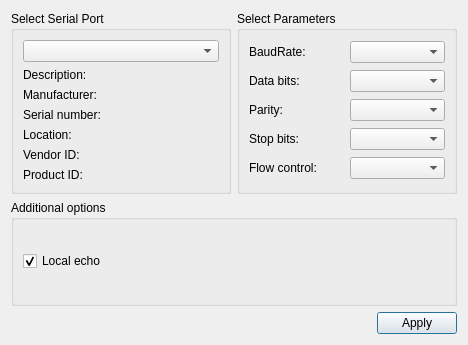
<?xml version="1.0" encoding="UTF-8"?>
<ui version="4.0">
 <class>SettingsDialog</class>
 <widget class="QDialog" name="SettingsDialog">
  <property name="geometry">
   <rect>
    <x>0</x>
    <y>0</y>
    <width>468</width>
    <height>345</height>
   </rect>
  </property>
  <property name="windowTitle">
   <string>Settings</string>
  </property>
  <layout class="QGridLayout" name="gridLayout_3">
   <item row="0" column="1">
    <widget class="QGroupBox" name="parametersBox">
     <property name="title">
      <string>Select Parameters</string>
     </property>
     <layout class="QGridLayout" name="gridLayout_2">
      <item row="0" column="0">
       <widget class="QLabel" name="baudRateLabel">
        <property name="text">
         <string>BaudRate:</string>
        </property>
       </widget>
      </item>
      <item row="0" column="1">
       <widget class="QComboBox" name="baudRateBox"/>
      </item>
      <item row="1" column="0">
       <widget class="QLabel" name="dataBitsLabel">
        <property name="text">
         <string>Data bits:</string>
        </property>
       </widget>
      </item>
      <item row="1" column="1">
       <widget class="QComboBox" name="dataBitsBox"/>
      </item>
      <item row="2" column="0">
       <widget class="QLabel" name="parityLabel">
        <property name="text">
         <string>Parity:</string>
        </property>
       </widget>
      </item>
      <item row="2" column="1">
       <widget class="QComboBox" name="parityBox"/>
      </item>
      <item row="3" column="0">
       <widget class="QLabel" name="stopBitsLabel">
        <property name="text">
         <string>Stop bits:</string>
        </property>
       </widget>
      </item>
      <item row="3" column="1">
       <widget class="QComboBox" name="stopBitsBox"/>
      </item>
      <item row="4" column="0">
       <widget class="QLabel" name="flowControlLabel">
        <property name="text">
         <string>Flow control:</string>
        </property>
       </widget>
      </item>
      <item row="4" column="1">
       <widget class="QComboBox" name="flowControlBox"/>
      </item>
     </layout>
    </widget>
   </item>
   <item row="0" column="0">
    <widget class="QGroupBox" name="selectBox">
     <property name="title">
      <string>Select Serial Port</string>
     </property>
     <layout class="QGridLayout" name="gridLayout">
      <item row="0" column="0">
       <widget class="QComboBox" name="serialPortInfoListBox"/>
      </item>
      <item row="1" column="0">
       <widget class="QLabel" name="descriptionLabel">
        <property name="text">
         <string>Description:</string>
        </property>
       </widget>
      </item>
      <item row="2" column="0">
       <widget class="QLabel" name="manufacturerLabel">
        <property name="text">
         <string>Manufacturer:</string>
        </property>
       </widget>
      </item>
      <item row="3" column="0">
       <widget class="QLabel" name="serialNumberLabel">
        <property name="text">
         <string>Serial number:</string>
        </property>
       </widget>
      </item>
      <item row="4" column="0">
       <widget class="QLabel" name="locationLabel">
        <property name="text">
         <string>Location:</string>
        </property>
       </widget>
      </item>
      <item row="5" column="0">
       <widget class="QLabel" name="vidLabel">
        <property name="text">
         <string>Vendor ID:</string>
        </property>
       </widget>
      </item>
      <item row="6" column="0">
       <widget class="QLabel" name="pidLabel">
        <property name="text">
         <string>Product ID:</string>
        </property>
       </widget>
      </item>
     </layout>
    </widget>
   </item>
   <item row="2" column="0" colspan="2">
    <layout class="QHBoxLayout" name="horizontalLayout">
     <item>
      <spacer name="horizontalSpacer">
       <property name="orientation">
        <enum>Qt::Horizontal</enum>
       </property>
       <property name="sizeHint" stdset="0">
        <size>
         <width>96</width>
         <height>20</height>
        </size>
       </property>
      </spacer>
     </item>
     <item>
      <widget class="QPushButton" name="applyButton">
       <property name="text">
        <string>Apply</string>
       </property>
      </widget>
     </item>
    </layout>
   </item>
   <item row="1" column="0" colspan="2">
    <widget class="QGroupBox" name="additionalOptionsGroupBox">
     <property name="title">
      <string>Additional options</string>
     </property>
     <layout class="QVBoxLayout" name="verticalLayout">
      <item>
       <widget class="QCheckBox" name="localEchoCheckBox">
        <property name="text">
         <string>Local echo</string>
        </property>
        <property name="checked">
         <bool>true</bool>
        </property>
       </widget>
      </item>
     </layout>
    </widget>
   </item>
  </layout>
 </widget>
 <resources/>
 <connections/>
</ui>
